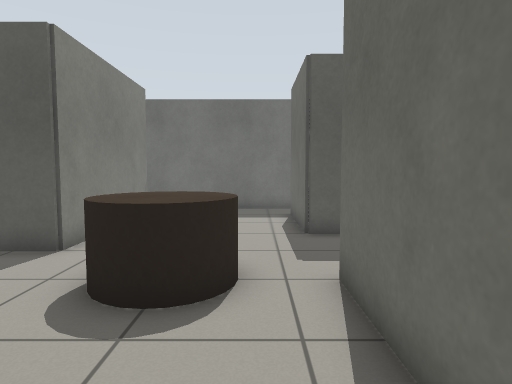
View 1 (above)

20 first-person views from a walk through a Gazebo world. The camera is 0.93 m above the floor, tilts 4° down and sees 75° across. The floor is counted in squares, 0.5 m on a side. Each view is taken from the middle of a square. On the plan, view 1 faces up. The plan holds only what a view shows up to about 17 squares ahead; the rest is blank.

View 2
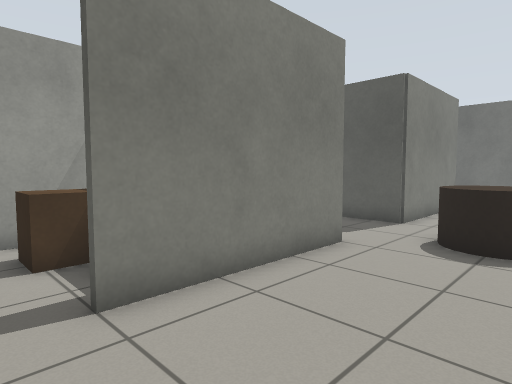

View 3
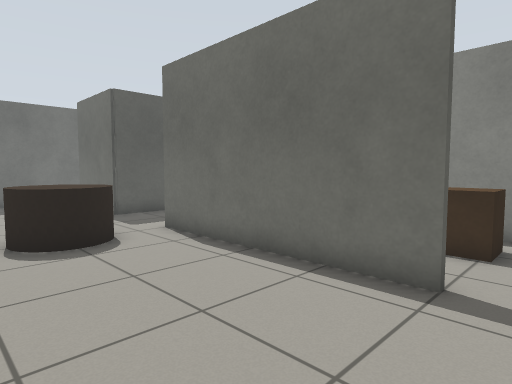

View 4
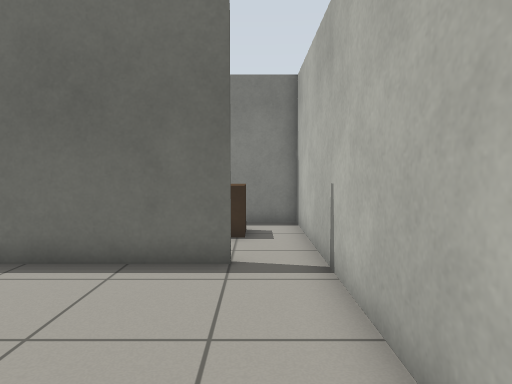

View 5
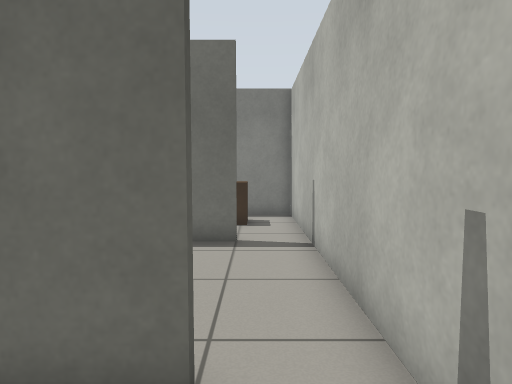

View 6
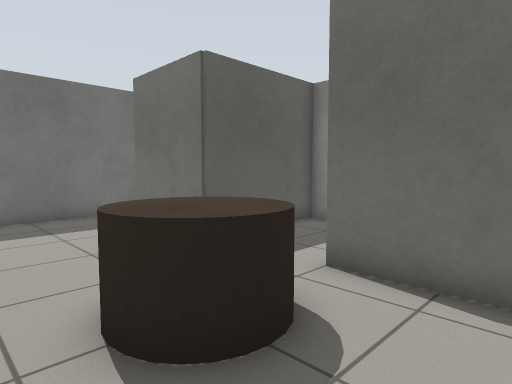

View 7
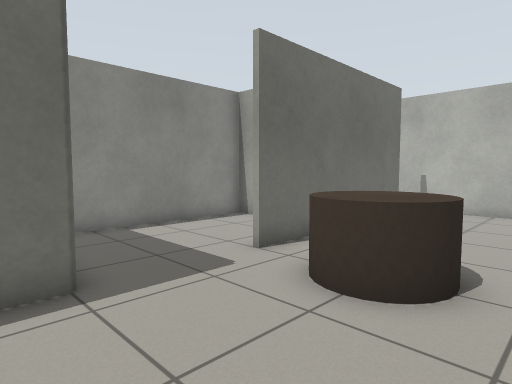

View 8
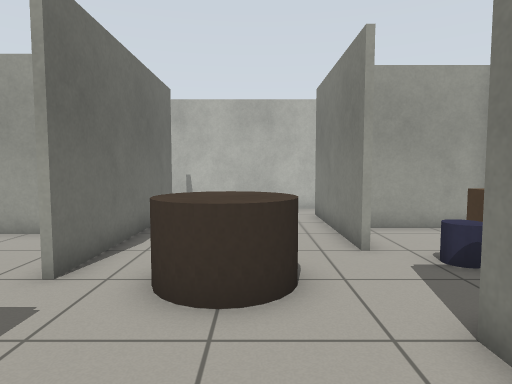

View 9
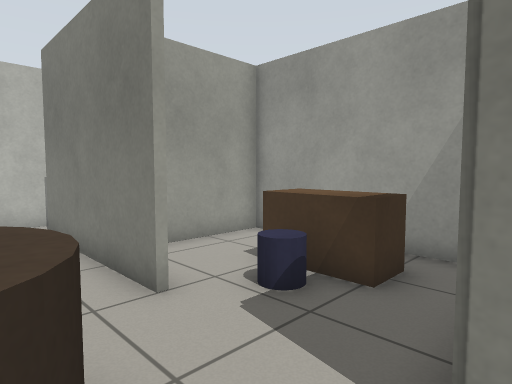

View 10
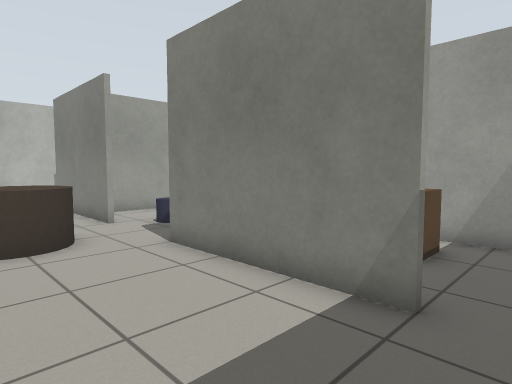

View 11
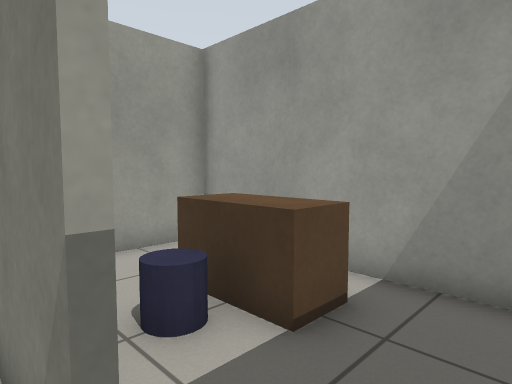

View 12
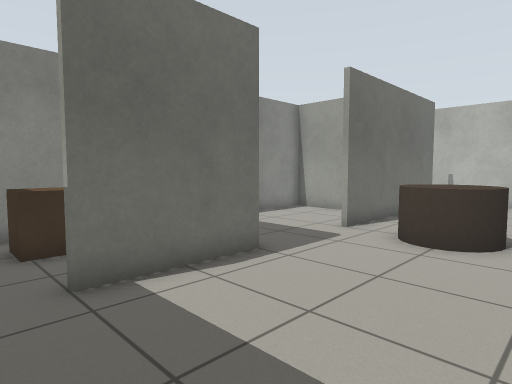

View 13
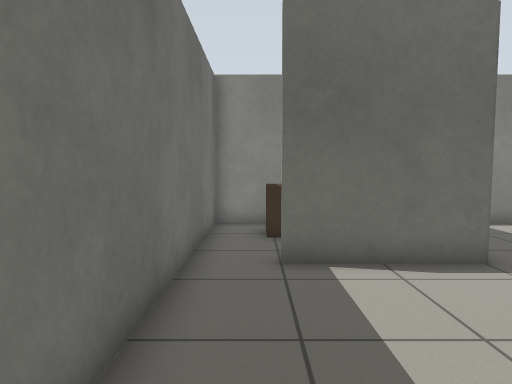

View 14
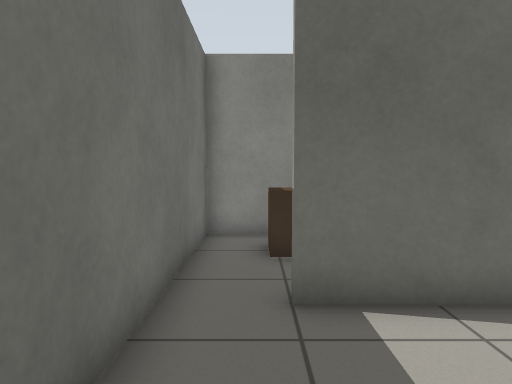

View 15
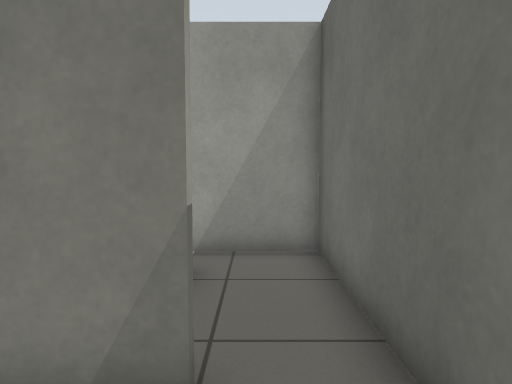

View 16
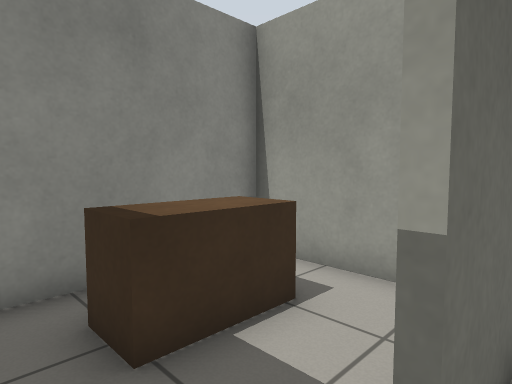

View 17
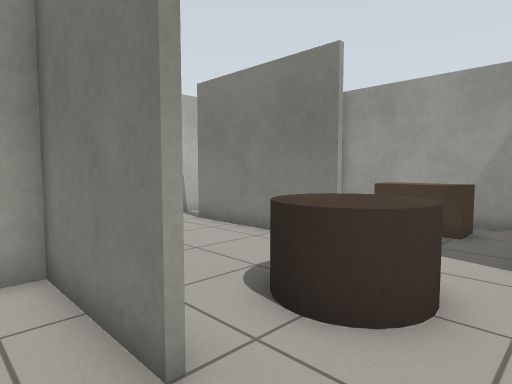

View 18
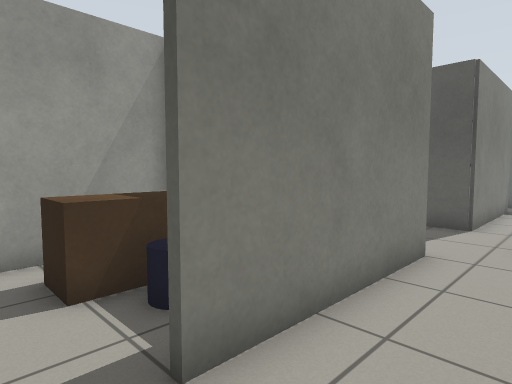

View 19
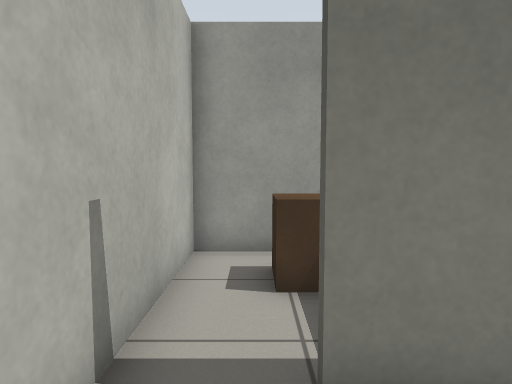

View 20
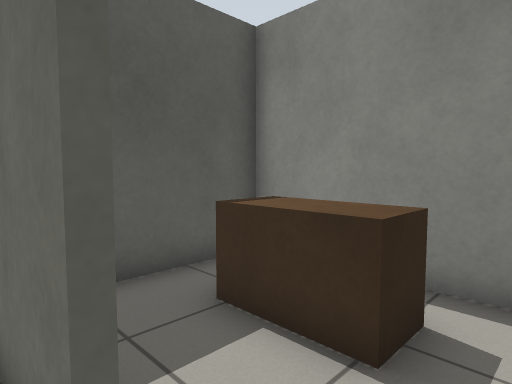

### Floor plan
Ten units are one square. View 1 is at (0, 0); x grows to the right and y downward. Boxes are objects, and circles mark ways between rooms. Rooms are numbered by the first view taken in them; rooms with no view inside come last. Other rooms are left out.
<svg viewBox="-99 -159 169 208">
<path fill="none" stroke="#000" d="M-44 -36 -44 25M14 -94 14 -135M-44 -136 -44 -74M14 26 14 -55M15 -154 -45 -154M-45 44 15 44M-46 26 -46 10M-94 -4 -94 44 -45 44M-45 -154 -94 -154 -94 -76 -69 -76M16 -56 16 -16 22 -16M39 -16 65 -16M64 -10 64 -90M65 -94 14 -94M31 -96 65 -96M64 -90 64 -154 15 -154M-65 -6 -55 -6M-94 -65 -94 -6 -84 -6M-44 -74 -68 -74M15 44 64 44 64 -10M65 -14 31 -14"/>
<rect x="-25" y="-65" width="20" height="20" fill="#bbb"><title>brown cylinder</title></rect>
<rect x="-85" y="-5" width="20" height="30" fill="#bbb"><title>brown box</title></rect>
<rect x="-65" y="5" width="10" height="20" fill="#bbb"><title>blue cylinder</title></rect>
<rect x="-85" y="-125" width="20" height="20" fill="#bbb"><title>brown box</title></rect>
<rect x="-65" y="-125" width="10" height="20" fill="#bbb"><title>blue cylinder</title></rect>
<rect x="35" y="-135" width="20" height="20" fill="#bbb"><title>brown box</title></rect>
<rect x="-85" y="-55" width="20" height="20" fill="#bbb"><title>brown box</title></rect>
<rect x="-65" y="-55" width="10" height="20" fill="#bbb"><title>blue cylinder</title></rect>
<rect x="35" y="5" width="20" height="20" fill="#bbb"><title>brown box</title></rect>
<circle cx="-50" cy="35" r="3" fill="#2a7"/>
<circle cx="-50" cy="-145" r="3" fill="#2a7"/>
<circle cx="10" cy="-70" r="3" fill="#2a7"/>
<circle cx="10" cy="-145" r="3" fill="#2a7"/>
<circle cx="-50" cy="-50" r="3" fill="#2a7"/>
<circle cx="10" cy="35" r="3" fill="#2a7"/>
<text x="-20" y="-60">1</text>
<text x="-70" y="20">2</text>
<text x="-70" y="-120">3</text>
<text x="40" y="-50">4</text>
<text x="40" y="-130">5</text>
<text x="-70" y="-40">6</text>
<text x="40" y="20">7</text>
</svg>
Room 1 opens to room 2. Room 1 opens to room 3. Room 1 opens to room 4. Room 1 opens to room 5. Room 1 opens to room 6. Room 1 opens to room 7.

Where each view was taken, in squares from view 1:
view 1: 0 up, 0 right, facing up
view 2: 4 down, 0 right, facing up-left
view 3: 4 down, 4 left, facing up-right
view 4: 3 down, 5 left, facing right
view 5: 3 down, 7 left, facing right
view 6: 2 up, 4 left, facing up-right
view 7: 11 up, 4 left, facing down-right
view 8: 11 up, 2 left, facing down
view 9: 8 up, 2 left, facing down-left
view 10: 15 up, 0 right, facing down-left
view 11: 15 up, 4 left, facing down-left
view 12: 15 up, 4 left, facing down-right
view 13: 14 up, 5 left, facing right
view 14: 14 up, 3 left, facing right
view 15: 14 up, 2 left, facing left
view 16: 15 up, 1 right, facing down-right
view 17: 8 up, 3 right, facing down-left
view 18: 4 down, 2 left, facing up-left
view 19: 3 down, 2 left, facing left
view 20: 4 down, 1 right, facing up-right
